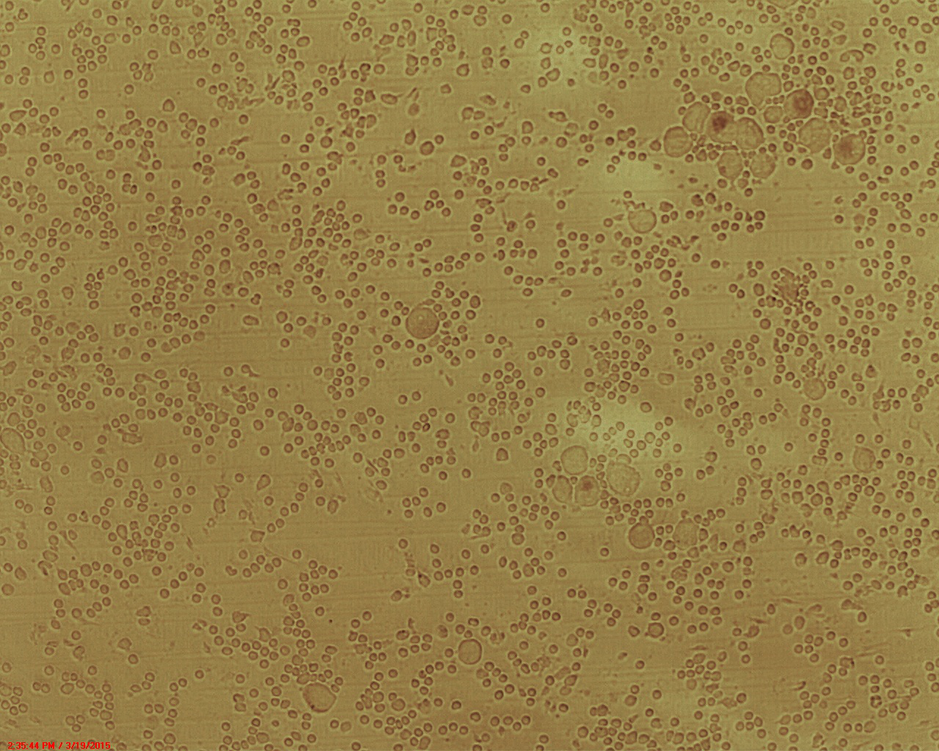
#> input picture test.tif, 939 x 751 px, shrunk from 1280 x 1024 before the run
$ python gradient.py test.tif out.png   (Python 2 division)
#> lines starting #> are read from the running program, lines starting #| are printed output that depends on the picture
#!/usr/bin/python
import numpy as np
from PIL import Image
import sys


file = sys.argv[1]
outfile = sys.argv[2]


im = Image.open(file)
#> im is the input picture: PIL image 939x751 RGB; mean R, G, B 150.1, 127.3, 72.6
if im.mode != "L":
	im = im.convert("L")
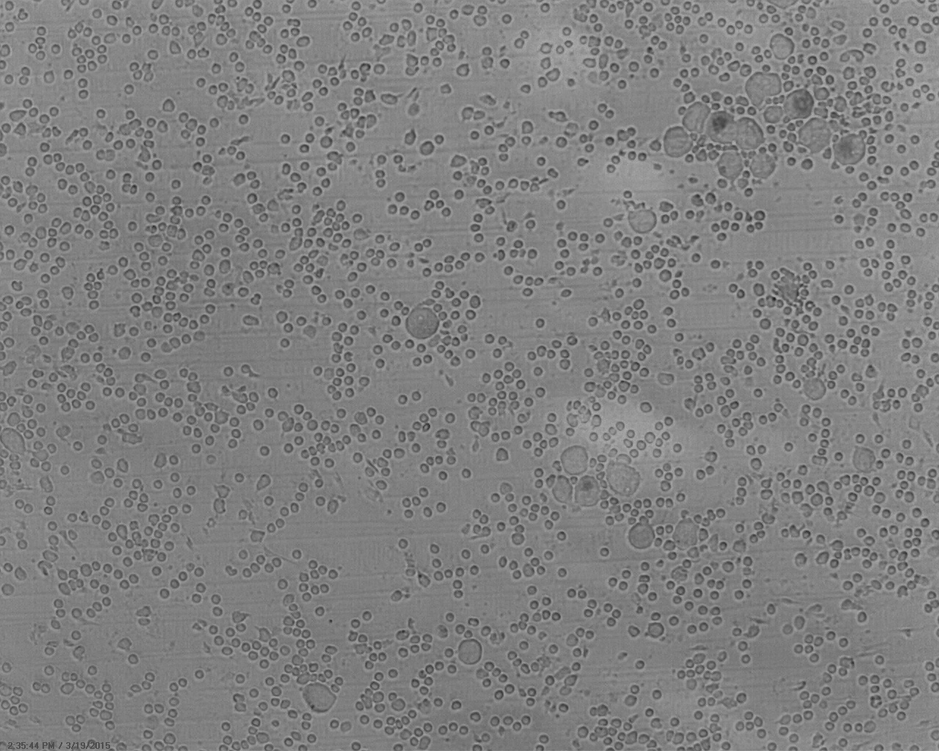
#> im: PIL image 939x751 L; min 24, max 177, mean 127.9

mat = np.array(im)
grad = np.asarray(np.gradient(mat))
print grad.shape
#| (2, 751, 939)
im = Image.fromarray(grad[0,:,:]+grad[1,:,:])
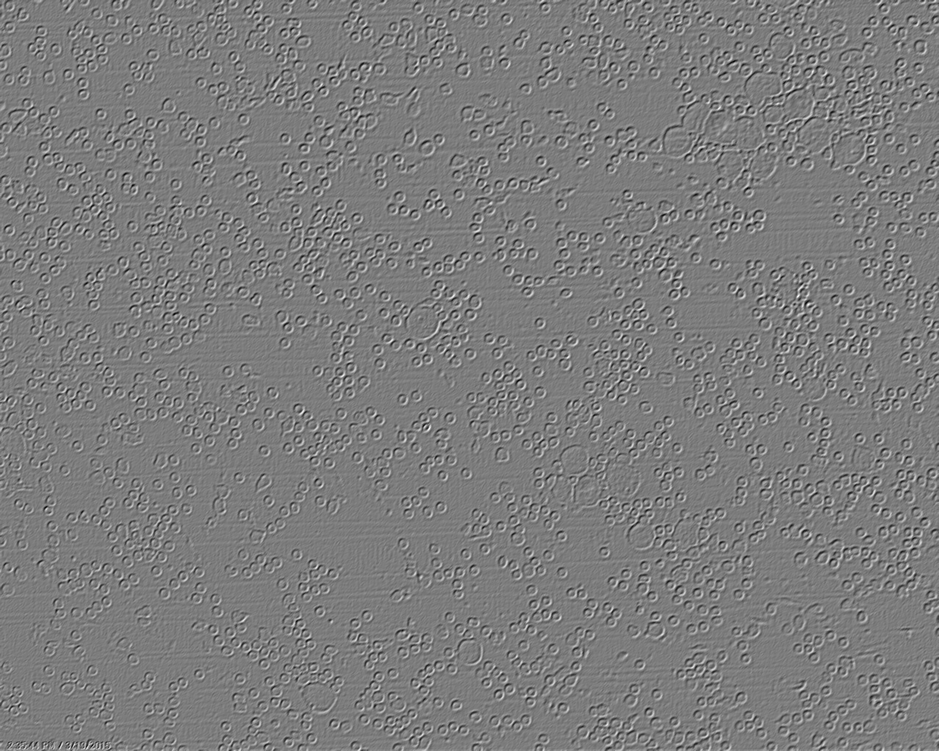
#> im: PIL image 939x751 F; min -73, max 76, mean 0; drawn with min black and max white
im.save(outfile)
